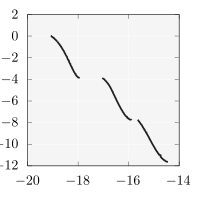

Here is the gnuplot script that generated this plot:
set size square
unset key
set lmargin 2
set rmargin 1
set tmargin 1
set bmargin 2

set xtics 2
set ytics 2

# set format x "$%.1f$"
# set format y "$%.1f$"

plot 'kursawe_400_tessellation.dat' u 1:2 w lines lw 5 lc rgb "#222222"
